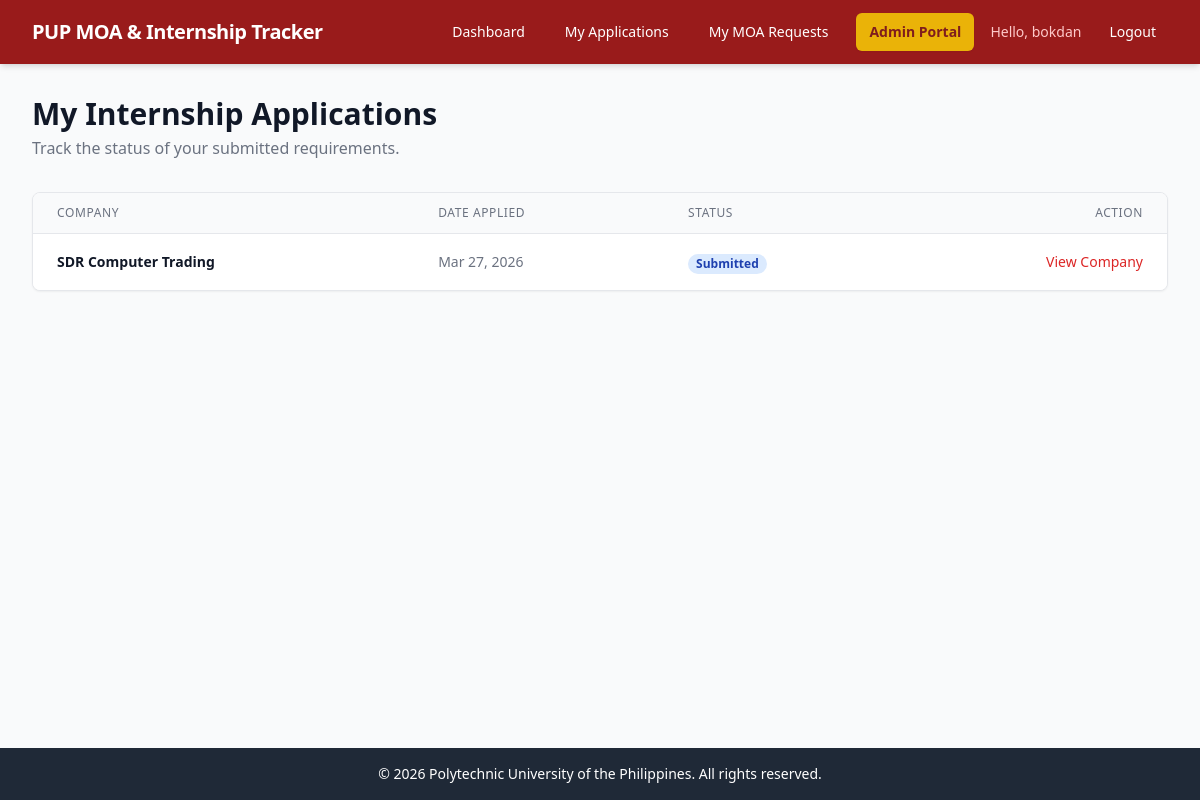
The page /applications/my-applications/ (signed in) on the database as committed earlier.
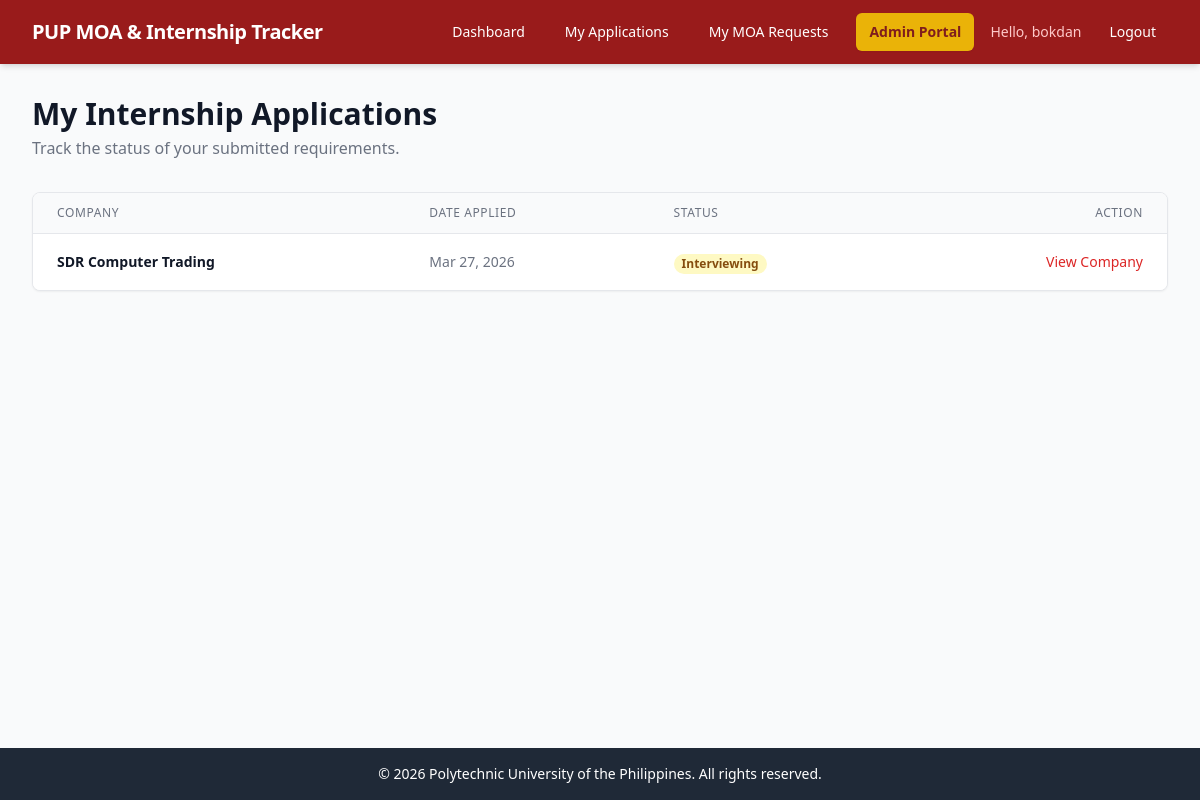
The same page on the database as committed later.
### applications/models.py (models this page shows, shortened)
class InternshipApplication(models.Model):
    STATUS_CHOICES = (
        ('draft', 'Draft'),
        ('submitted', 'Submitted to Company'),
        ('interviewing', 'Interviewing'),
        ('accepted', 'Accepted'),
        ('rejected', 'Rejected'),
    )
    student = models.ForeignKey(User, on_delete=models.CASCADE, related_name='applications')
    company = models.ForeignKey(Company, on_delete=models.CASCADE, related_name='applications')
    status = models.CharField(max_length=20, choices=STATUS_CHOICES, default='draft')
    application_date = models.DateTimeField(auto_now_add=True)
    student_resume = models.FileField(upload_to='student_resumes/', blank=True, null=True)
    cover_letter = models.TextField(blank=True, null=True)

### companies/models.py (models this page shows, shortened)
class Company(models.Model):
    name = models.CharField(max_length=255)
    description = models.TextField()
    contact_email = models.EmailField(blank=True, null=True)
    website = models.URLField(blank=True, null=True)
    tags = models.ManyToManyField(Tag, related_name='companies')
    is_active = models.BooleanField(default=True)
    class Meta:
        verbose_name_plural = "Companies"

### applications/views.py (the view)
# urls.py: path('my-applications/', views.my_applications, name='my_applications'),
@login_required
def my_applications(request):
    applications = InternshipApplication.objects.filter(student=request.user).order_by('-application_date')
    context = {
        'applications': applications,
    }
    return render(request, 'applications/my_applications.html', context)

### applications/templates/applications/my_applications.html (shortened to what this page needs)
{% extends 'base.html' %}
{% block content %}
<div class="mb-8">
    <h1 class="text-3xl font-extrabold text-gray-900">My Internship Applications</h1>
    <p class="text-gray-500 mt-1">Track the status of your submitted requirements.</p>
</div>
<div class="bg-white shadow-sm rounded-lg border border-gray-200 overflow-hidden">
    {% if applications %}
        <table class="min-w-full divide-y divide-gray-200">
            <thead class="bg-gray-50">
                <tr>
                    <th scope="col" class="px-6 py-3 text-left text-xs font-medium text-gray-500 uppercase tracking-wider">Company</th>
                    <th scope="col" class="px-6 py-3 text-left text-xs font-medium text-gray-500 uppercase tracking-wider">Date Applied</th>
                    <th scope="col" class="px-6 py-3 text-left text-xs font-medium text-gray-500 uppercase tracking-wider">Status</th>
                    <th scope="col" class="px-6 py-3 text-right text-xs font-medium text-gray-500 uppercase tracking-wider">Action</th>
                </tr>
            </thead>
            <tbody class="bg-white divide-y divide-gray-200">
                {% for app in applications %}
                <tr>
                    <td class="px-6 py-4 whitespace-nowrap">
                        <div class="text-sm font-bold text-gray-900">{{ app.company.name }}</div>
                    </td>
                    <td class="px-6 py-4 whitespace-nowrap text-sm text-gray-500">
                        {{ app.application_date|date:"M d, Y" }}
                    </td>
                    <td class="px-6 py-4 whitespace-nowrap">
                        {% if app.status == 'draft' %}
                            <span class="px-2 inline-flex text-xs leading-5 font-semibold rounded-full bg-gray-100 text-gray-800">Draft</span>
                        {% elif app.status == 'submitted' %}
                            <span class="px-2 inline-flex text-xs leading-5 font-semibold rounded-full bg-blue-100 text-blue-800">Submitted</span>
                        {% elif app.status == 'interviewing' %}
                            <span class="px-2 inline-flex text-xs leading-5 font-semibold rounded-full bg-yellow-100 text-yellow-800">Interviewing</span>
                        {% elif app.status == 'accepted' %}
                            <span class="px-2 inline-flex text-xs leading-5 font-semibold rounded-full bg-green-100 text-green-800">Accepted</span>
                        {% elif app.status == 'rejected' %}
                            <span class="px-2 inline-flex text-xs leading-5 font-semibold rounded-full bg-red-100 text-red-800">Rejected</span>
                        {% endif %}
                    </td>
                    <td class="px-6 py-4 whitespace-nowrap text-right text-sm font-medium">
                        <a href="{% url 'companies:company_detail' app.company.id %}" class="text-red-600 hover:text-red-900">View Company</a>
                    </td>
                </tr>
                {% endfor %}
            </tbody>
        </table>
    {% else %}
        <div class="p-8 text-center text-gray-500">
            <p>You haven't applied to any companies yet.</p>
            <a href="{% url 'companies:dashboard' %}" class="mt-4 inline-block text-red-700 hover:underline font-medium">Browse Companies &rarr;</a>
        </div>
    {% endif %}
</div>
{% endblock %}

Rows that differ between the two databases and show on the page:
changed InternshipApplication "SDR Computer Trading": status "Submitted" → "Interviewing"
